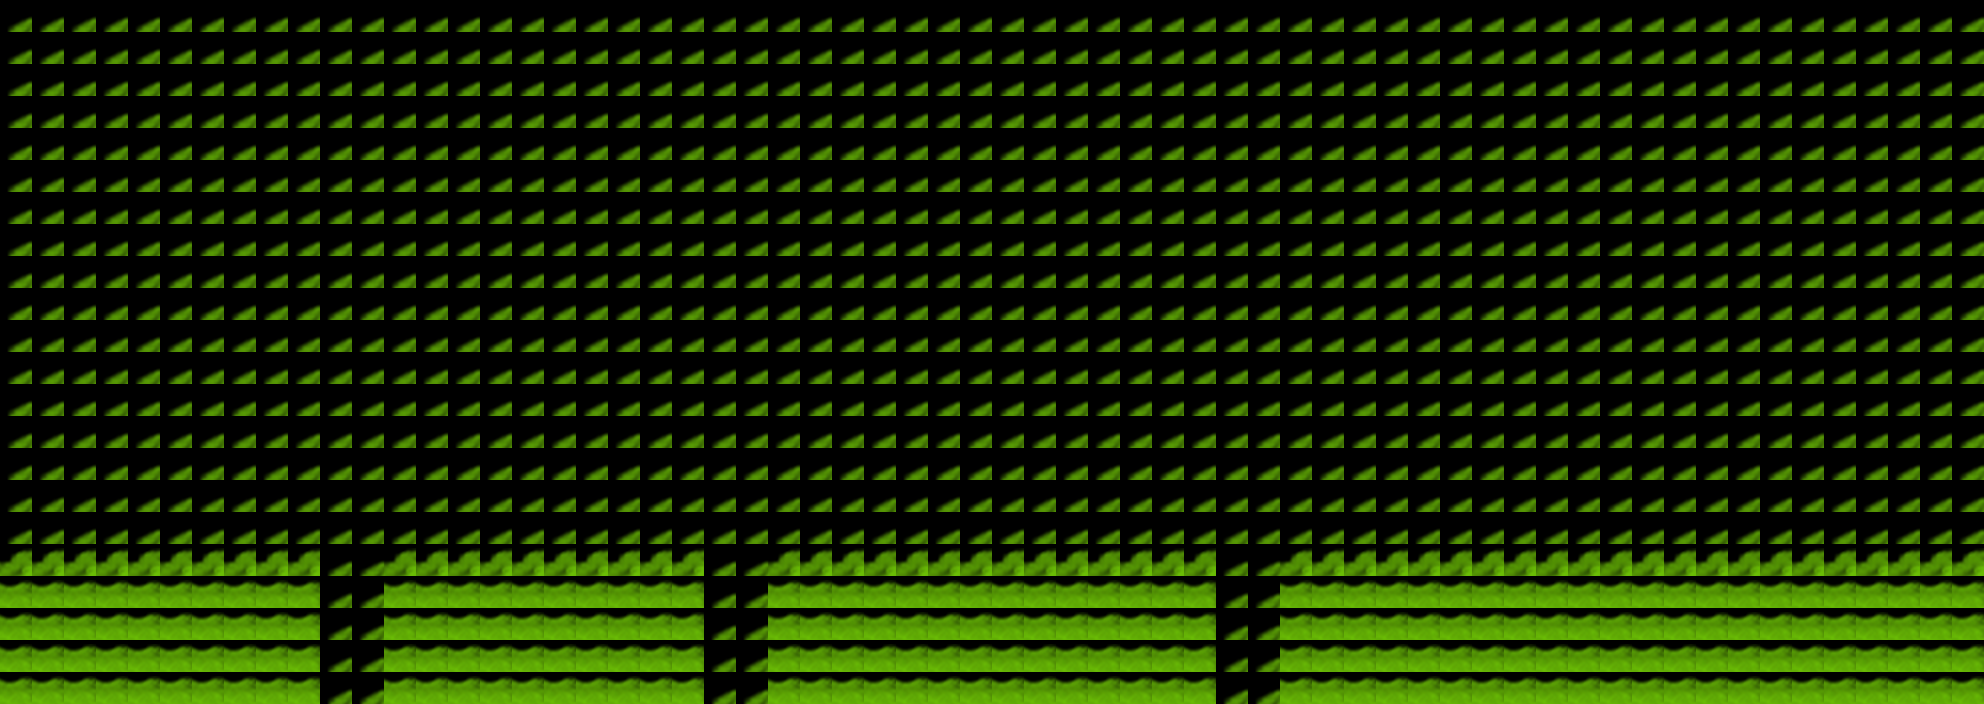

This is a level from a 2D game, rendered from its Tiled map with the project's own tilesets. A one-line summary and the map file follow, with tile-layer data summarised:
An orthogonal 62x22 tile map with 32x32 px tiles, 1 tile layer (Tile Layer 1).

<map version="1.0" orientation="orthogonal" width="62" height="22" tilewidth="32" tileheight="32">
 <tileset firstgid="1" name="level" tilewidth="32" tileheight="32" spacing="2">
  <image source="level.png" width="32" height="256" />
 </tileset>
 <layer name="Tile Layer 1" width="62" height="22">
  <data>[1364 cells, 1364 non-empty, 3 distinct tile ids]</data>
 </layer>
</map>